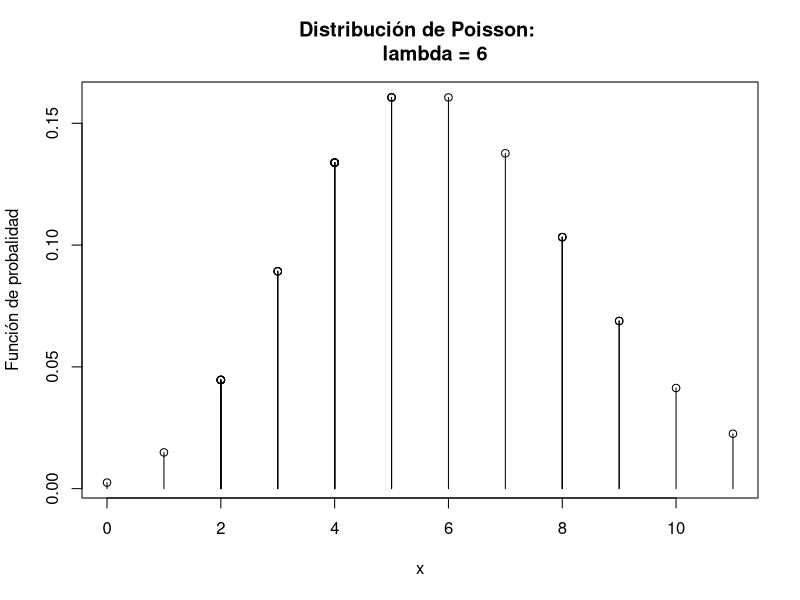
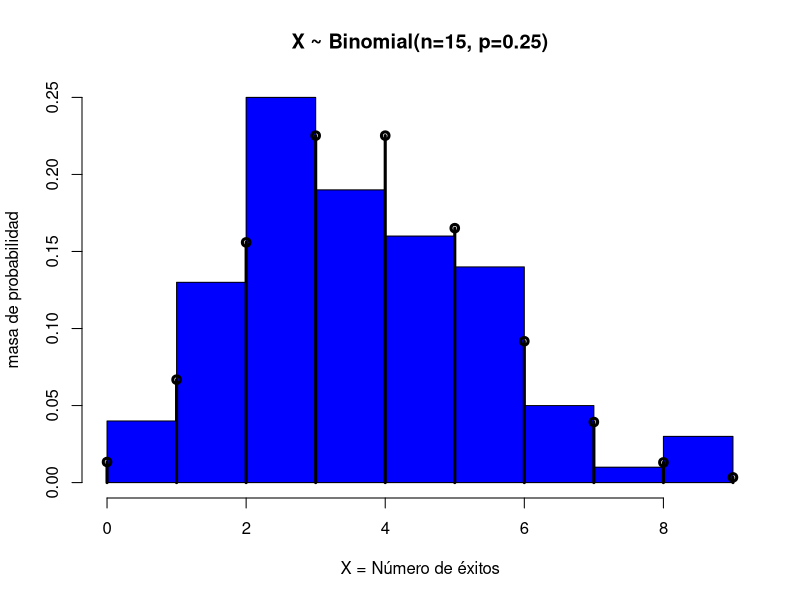
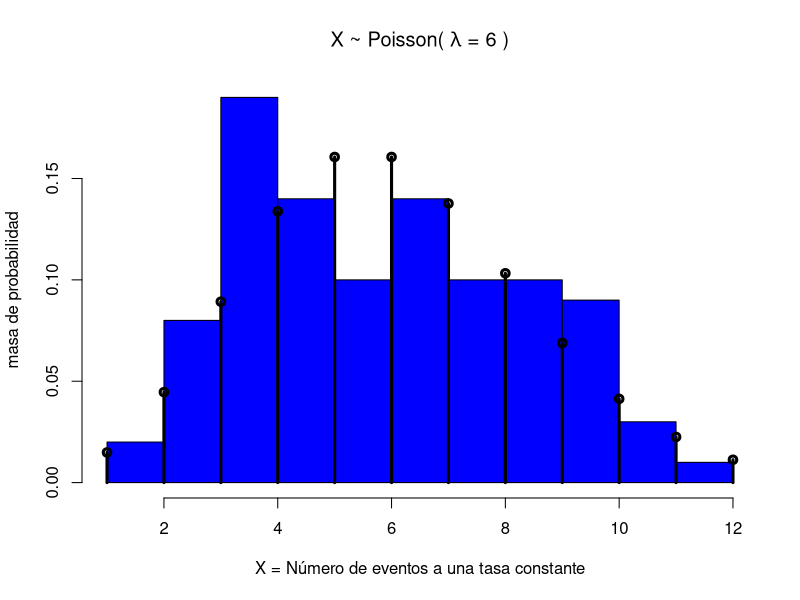

R code for these plots, in order:
## ---- chunk 1
knitr::opts_chunk$set(echo = TRUE)
## ---- chunk 2
#usando la funciones propias de R
dbinom(4,8,0.5)
# dbinom calcula la probabilidad en un valor concreto
## ---- chunk 3
x<- 2
n<-8
p<-1/2
pbinom(x, size = n, prob = p, lower.tail=TRUE)
# pbinom es la función de distribución acumulada
## ---- chunk 4
x <- 4
n=8
p=1/2

#primera forma
F <- 1 - pbinom(x, n, p, lower.tail=TRUE)
F

#segunda forma
pbinom(4, size=8, prob=0.5, lower.tail=FALSE)
## ---- chunk 5
x <- 3
mu <- 6
ppois(x, lambda = mu, lower.tail=TRUE)
## ---- chunk 6
#primera forma
sum(dpois(c(6,7,8),lambda = 6))
## ---- chunk 7
# segunda forma
F8 <- ppois(8, lambda = 6, lower.tail=TRUE)
F5 <- ppois(5,lambda = 6, lower.tail=TRUE)
F8 - F5
## ---- chunk 8
n <- 30

#genera 30 valores de una distribución de Poisson con lambda = 6
x <- rpois(n, lambda=mu)

#calcula las probabilidades para cada valor generado
y <- dpois(x, lambda=mu)

#genera el gráfico de distribución
plot(x, y, xlab="x", ylab="Función de probalidad", main="Distribución de Poisson: 
     lambda = 6",type="h")

#une los puntos a las líneas
points(x, y, pch=21)
## ---- chunk 9
x <- 0:2
m = 11
n = 4
k=2
# x define el número de globos con premio

# se construye la distribución de frecuencias del número de premios
Tabla <- data.frame(Probabilidad=dhyper(x, m, n, k))
rownames(Tabla) <- c('Ningún premio', 'Solamente uno', 'Dos premios')
Tabla
## ---- chunk 10
x = 1
m= 10
n= 3
k= 2
dhyper(x, m, n, k)
## ---- chunk 11
# x define el número de intentos fallidos
x <- 0:5
p=0.1

# creando la tabla de distribución de frecuencias del número de intentos fallidos 
#antes de obtener la primera venta.
Tabla <- data.frame(Probabilidad=dgeom(x, prob=p))

# nombrando las filas de la distribución de frecuencias
rownames(Tabla) <- c('Venta en el primer intento', 'Venta en el segundo intento', 
                     'Venta en el tercer intento', 'Venta en el cuarto intento', 
                     'Venta en el quinto intento', 'Venta en el sexto intento')
Tabla
## ---- chunk 12
x=0
n=7
p=0.1
dbinom(x, n, p, log = FALSE)
## ---- chunk 13
y <- 0:5
r=3
p = 0.1
Tabla <- data.frame(Probabilidad=dnbinom(y, size=r, prob=p))
rownames(Tabla) <- 0:5
Tabla
## ---- chunk 14
# Definir los parámetros apropiados
n <- 15
p <- 0.25

# generar 100 números aleatorios binomiales
x = rbinom(100, n, p)
x

# Histograma para la muestra aleatoria de tamaño 100
hist(x, main="X ~ Binomial(n=15, p=0.25)", xlab="X = Número de éxitos", 
     ylab="masa de probabilidad", probability=TRUE, col="blue")

# Graficar la función de probabilidad teórica, use la función points(), no debe 
#cerrar el gráfico obtenido con la instrucción anterior
xvals=0:n; points(xvals, dbinom(xvals, n, p), type="h", lwd=3)
points(xvals, dbinom(xvals, n, p), type="p", lwd=3)
## ---- chunk 15
# Definir los parámetros apropiados
n <- 200000
p <- 3/100000
lambda=n*p

# generar 100 números aleatorios de la distribución
x = rpois(100, lambda)
x

# Histograma para la muestra aleatoria de tamaño 100
hist(x, main=expression(paste("X ~ Poisson( ", lambda, " = 6 )")), 
     xlab="X = Número de eventos a una tasa constante", ylab="masa de probabilidad", 
     probability=TRUE, col="blue")

# Graficar la función de probabilidad teórica, use la función points()
xvals=0:n; points(xvals, dpois(xvals, lambda), type="h", lwd=3)
points(xvals, dpois(xvals, lambda), type="p", lwd=3)
